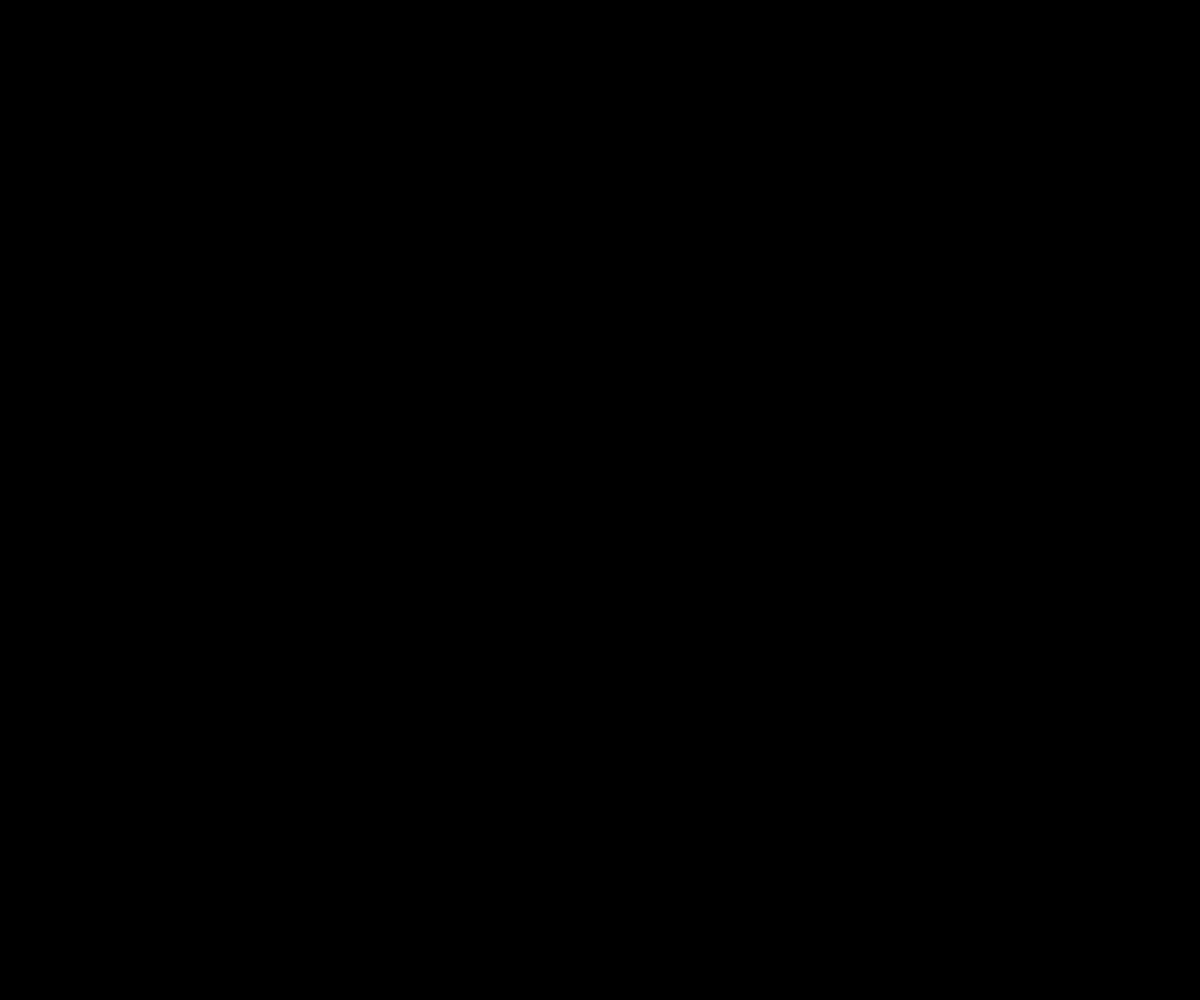
Frame 1 (no input)
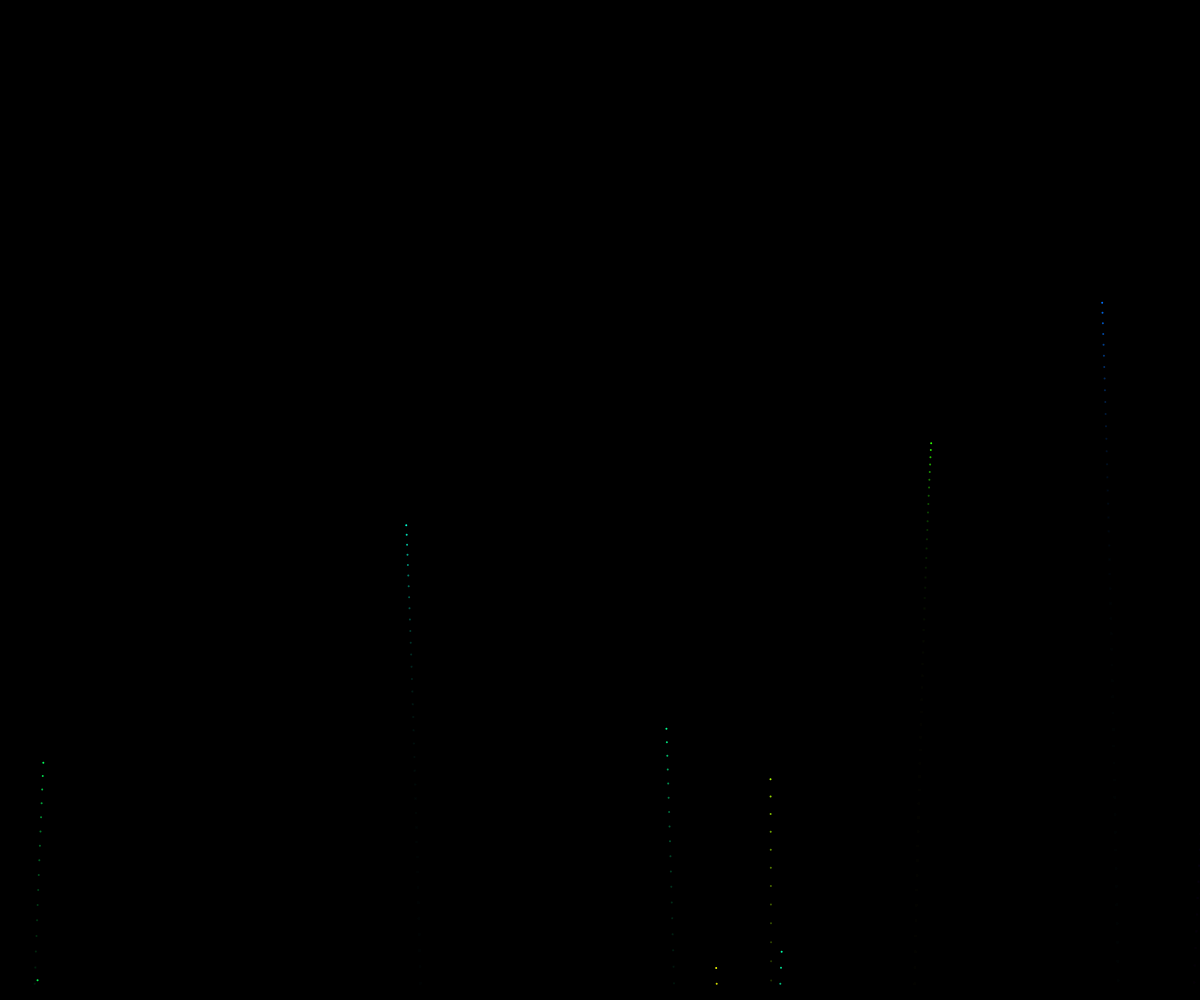
Frame 60 (no input)
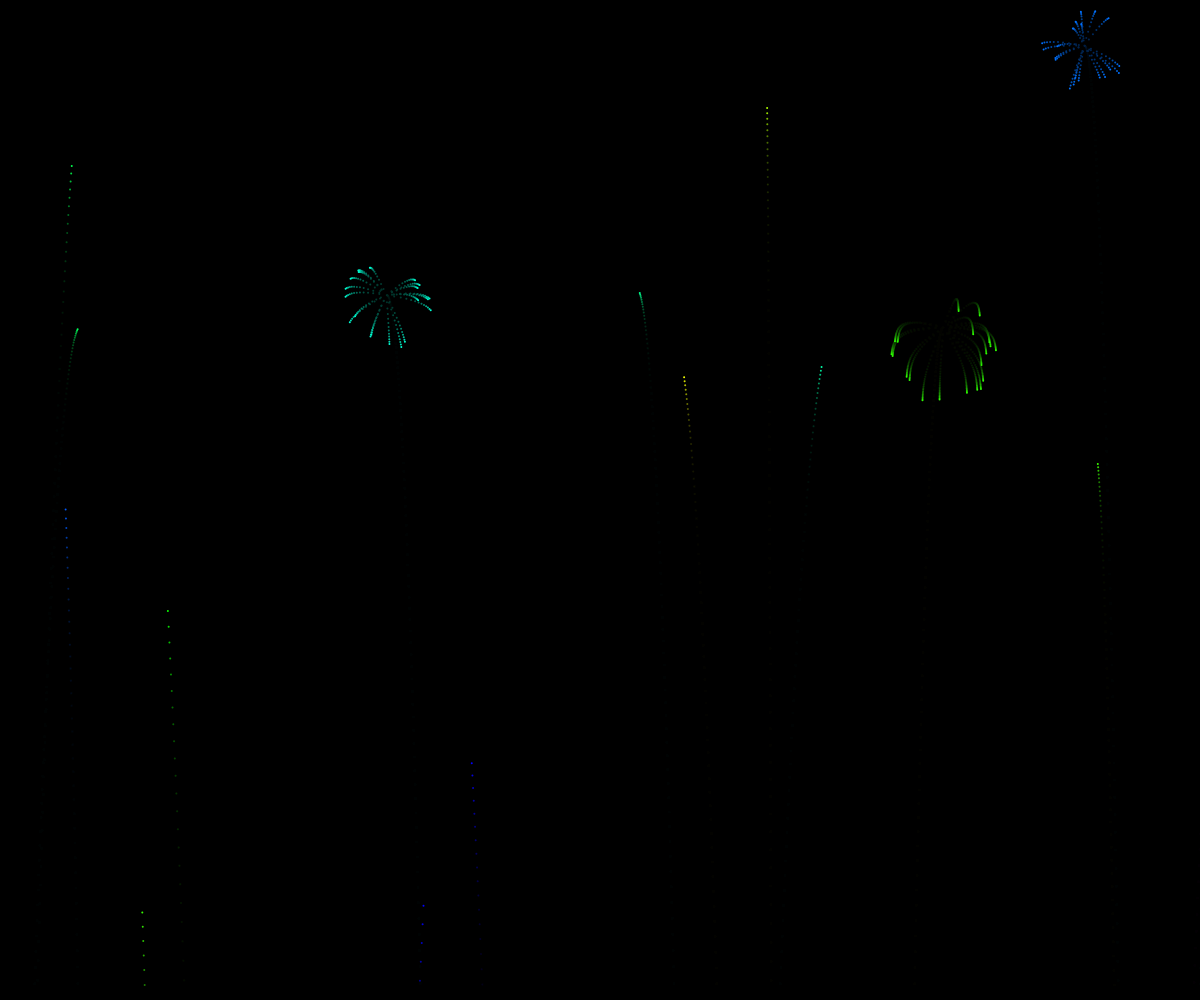
Frame 120 (the mouse pressed at the canvas centre since frame 60)

The p5.js sketch that drew these frames (run headless with seeded random() and noise() and a simulated clock; from frame 60 on, the mouse is pressed at the canvas centre):

// p5.js sketch
// ── sketch.js
let fireworks =[]
let gravity

function setup() {
	createCanvas(windowWidth, windowHeight);
	colorMode(HSB)
	gravity = createVector(0,0.2)
	background(0)
}

function draw() {
	colorMode(RGB)
	background(0,0,0,35)
	stroke(255)
	strokeWeight(4)
	// stroke('white')
	if(random(1) < 0.1){
		fireworks.push(new Firework())
		// fireworks.shift()
	}
	for(let i = fireworks.length-1; i >= 0 ; i--){
		fireworks[i].update()
		fireworks[i].show()
		if(fireworks[i].done()){
			fireworks.splice(i,1)
		}
	}
	console.log(fireworks.length)
	
}

// ── Firework.js
class Firework {
    constructor() {
        this.hue = random(255);
        this.firework = new Particle(
            random(innerWidth),
            innerHeight,
            this.hue,
            true
        );
        this.exploded = false;
        this.particles = [];
    }

    update() {
        if (!this.exploded) {
            this.firework.applyForce(gravity);
            this.firework.update();
            if (this.firework.vel.y >= 0) {
                this.exploded = true;
                this.explode();
            }
        }
        for (let i = this.particles.length - 1; i >= 0; i--) {
            this.particles[i].applyForce(gravity);
            this.particles[i].update();
            if (this.particles[i].done()) {
                this.particles.splice(i, 1);
            }
        }
    }

    done() {
        if (this.exploded && this.particles.length == 0) {
            return true;
        } else {
            return false;
        }
    }

    explode() {
        for (let i = 0; i < 20; i++) {
            let pos = new Particle(
                this.firework.pos.x,
                this.firework.pos.y,
                this.hue,
                false
            );
            this.particles.push(pos);
        }
    }

    show() {
        if (!this.exploded) {
            this.firework.show();
        }
        for (let i = 0; i < this.particles.length; i++) {
            this.particles[i].show();
        }
    }
}

// ── Particle.js
class Particle{
    constructor(x,y,hue,firework){
        this.firework = firework
        this.pos = createVector(x,y)
        this.lifespan = 255
        if(this.firework){
            this.vel = createVector(random(-1,1),random(-20,-15))
        }else{
            this.vel = p5.Vector.random2D()
            this.vel.mult(random(6,10))
        }
        this.acc = createVector(0,0)
        this.hue = hue
    }

    applyForce(force){
        this.acc.add(force)
    }

    update(){
        if(!this.firework){
            this.vel.mult(0.85)
            this.lifespan -= 4
        }
        this.vel.add(this.acc)
        this.pos.add(this.vel)
        this.acc.mult(0)
    }

    done(){
        if(this.lifespan < 0){
            return true
        }else{
            return false
        }
    }

    show(){
        colorMode(HSB)
        if(!this.firework){
            strokeWeight(2)
            stroke(this.hue,255,255,this.lifespan)
        }else{
            strokeWeight(2)
            stroke(this.hue,255,255)
        }
        point(this.pos.x, this.pos.y)
    }
}
